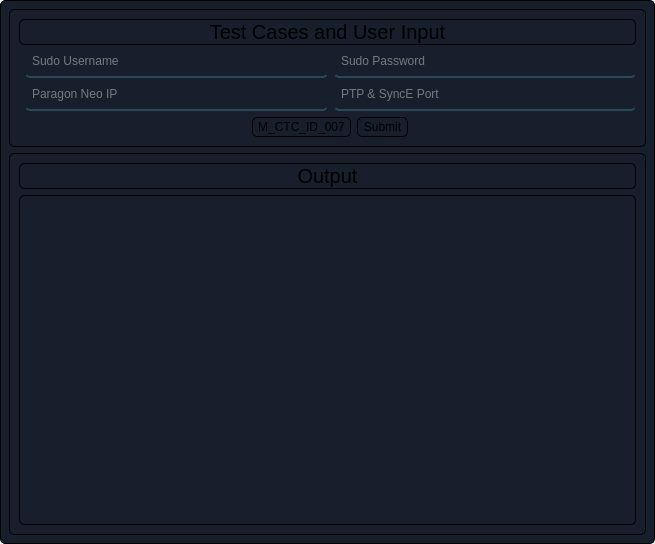
<?xml version="1.0" encoding="UTF-8"?>
<ui version="4.0">
 <class>Create_Subscribe</class>
 <widget class="QMainWindow" name="Create_Subscribe">
  <property name="geometry">
   <rect>
    <x>0</x>
    <y>0</y>
    <width>655</width>
    <height>544</height>
   </rect>
  </property>
  <property name="windowTitle">
   <string>MainWindow</string>
  </property>
  <widget class="QWidget" name="newWindow">
   <property name="styleSheet">
    <string notr="true">*{
	border:1px solid whilte;
	border-radius:5px;
}
#newWindow,#consoleEdit{
	background-color: #161f2b;
}
QCheckBox, QPushButton,QLineEdit{
	padding:2px 5px;
}
QLineEdit{background-color: rgba(0,0,0,0);
	border:none;
	border-bottom:2px solid rgba(46,82,101,200);
	color: rgb(214, 214, 214);
	padding-bottom:7px;
}</string>
   </property>
   <layout class="QVBoxLayout" name="verticalLayout">
    <item>
     <widget class="QFrame" name="InputFrame">
      <property name="frameShape">
       <enum>QFrame::StyledPanel</enum>
      </property>
      <property name="frameShadow">
       <enum>QFrame::Raised</enum>
      </property>
      <layout class="QGridLayout" name="gridLayout">
       <item row="1" column="0" colspan="3">
        <widget class="QLabel" name="InputLabel">
         <property name="font">
          <font>
           <pointsize>15</pointsize>
          </font>
         </property>
         <property name="text">
          <string>Test Cases and User Input</string>
         </property>
         <property name="alignment">
          <set>Qt::AlignCenter</set>
         </property>
        </widget>
       </item>
       <item row="4" column="1">
        <widget class="QLineEdit" name="paragon_ip">
         <property name="placeholderText">
          <string>Paragon Neo IP</string>
         </property>
        </widget>
       </item>
       <item row="4" column="2">
        <widget class="QLineEdit" name="ptpSyncE">
         <property name="placeholderText">
          <string>PTP &amp; SyncE Port</string>
         </property>
        </widget>
       </item>
       <item row="5" column="1" colspan="2" alignment="Qt::AlignHCenter">
        <widget class="QFrame" name="Buttons">
         <property name="styleSheet">
          <string notr="true">#Buttons{
border:none;
}</string>
         </property>
         <property name="frameShape">
          <enum>QFrame::StyledPanel</enum>
         </property>
         <property name="frameShadow">
          <enum>QFrame::Raised</enum>
         </property>
         <layout class="QHBoxLayout" name="horizontalLayout">
          <property name="leftMargin">
           <number>0</number>
          </property>
          <property name="topMargin">
           <number>0</number>
          </property>
          <property name="rightMargin">
           <number>0</number>
          </property>
          <property name="bottomMargin">
           <number>0</number>
          </property>
          <item>
           <widget class="QPushButton" name="runButton">
            <property name="text">
             <string>M_CTC_ID_007</string>
            </property>
            <property name="icon">
             <iconset resource="resource.qrc">
              <normaloff>:/icons/icons/play.svg</normaloff>:/icons/icons/play.svg</iconset>
            </property>
           </widget>
          </item>
          <item>
           <widget class="QPushButton" name="submitBtn">
            <property name="text">
             <string>Submit</string>
            </property>
            <property name="icon">
             <iconset resource="resource.qrc">
              <normaloff>:/icons/icons/zap.svg</normaloff>:/icons/icons/zap.svg</iconset>
            </property>
           </widget>
          </item>
         </layout>
        </widget>
       </item>
       <item row="3" column="2">
        <widget class="QLineEdit" name="password">
         <property name="placeholderText">
          <string>Sudo Password</string>
         </property>
        </widget>
       </item>
       <item row="3" column="1">
        <widget class="QLineEdit" name="username">
         <property name="placeholderText">
          <string>Sudo Username</string>
         </property>
        </widget>
       </item>
      </layout>
     </widget>
    </item>
    <item>
     <widget class="QFrame" name="OutputFrame">
      <property name="frameShape">
       <enum>QFrame::StyledPanel</enum>
      </property>
      <property name="frameShadow">
       <enum>QFrame::Raised</enum>
      </property>
      <layout class="QVBoxLayout" name="verticalLayout_2">
       <item alignment="Qt::AlignTop">
        <widget class="QLabel" name="outputLabel">
         <property name="font">
          <font>
           <pointsize>15</pointsize>
          </font>
         </property>
         <property name="text">
          <string>Output</string>
         </property>
         <property name="alignment">
          <set>Qt::AlignCenter</set>
         </property>
        </widget>
       </item>
       <item>
        <widget class="QTextEdit" name="consoleEdit"/>
       </item>
      </layout>
     </widget>
    </item>
   </layout>
  </widget>
 </widget>
 <resources>
  <include location="resource.qrc"/>
 </resources>
 <connections/>
</ui>
